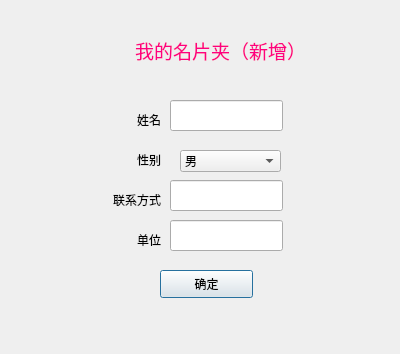
<?xml version="1.0" encoding="UTF-8"?>
<ui version="4.0">
 <class>Dialog</class>
 <widget class="QDialog" name="Dialog">
  <property name="geometry">
   <rect>
    <x>0</x>
    <y>0</y>
    <width>400</width>
    <height>354</height>
   </rect>
  </property>
  <property name="windowTitle">
   <string>Dialog</string>
  </property>
  <widget class="QLabel" name="ProjectName">
   <property name="geometry">
    <rect>
     <x>120</x>
     <y>30</y>
     <width>201</width>
     <height>41</height>
    </rect>
   </property>
   <property name="text">
    <string>&lt;html&gt;&lt;head/&gt;&lt;body&gt;&lt;p align=&quot;center&quot;&gt;&lt;span style=&quot; font-size:14pt; color:#ff007f;&quot;&gt;我的名片夹（新增）&lt;/span&gt;&lt;/p&gt;&lt;/body&gt;&lt;/html&gt;</string>
   </property>
  </widget>
  <widget class="QPushButton" name="conFrim">
   <property name="geometry">
    <rect>
     <x>160</x>
     <y>270</y>
     <width>93</width>
     <height>28</height>
    </rect>
   </property>
   <property name="text">
    <string>确定</string>
   </property>
  </widget>
  <widget class="QLabel" name="userName">
   <property name="geometry">
    <rect>
     <x>90</x>
     <y>110</y>
     <width>71</width>
     <height>20</height>
    </rect>
   </property>
   <property name="text">
    <string>&lt;html&gt;&lt;head/&gt;&lt;body&gt;&lt;p align=&quot;right&quot;&gt;姓名&lt;/p&gt;&lt;/body&gt;&lt;/html&gt;</string>
   </property>
  </widget>
  <widget class="QLineEdit" name="passwordEdit_2">
   <property name="geometry">
    <rect>
     <x>170</x>
     <y>180</y>
     <width>113</width>
     <height>31</height>
    </rect>
   </property>
  </widget>
  <widget class="QLineEdit" name="userNameEdit">
   <property name="geometry">
    <rect>
     <x>170</x>
     <y>100</y>
     <width>113</width>
     <height>31</height>
    </rect>
   </property>
  </widget>
  <widget class="QLabel" name="Contact">
   <property name="geometry">
    <rect>
     <x>100</x>
     <y>190</y>
     <width>61</width>
     <height>20</height>
    </rect>
   </property>
   <property name="text">
    <string>&lt;html&gt;&lt;head/&gt;&lt;body&gt;&lt;p align=&quot;right&quot;&gt;联系方式&lt;/p&gt;&lt;/body&gt;&lt;/html&gt;</string>
   </property>
  </widget>
  <widget class="QLabel" name="password">
   <property name="geometry">
    <rect>
     <x>100</x>
     <y>150</y>
     <width>61</width>
     <height>20</height>
    </rect>
   </property>
   <property name="text">
    <string>&lt;html&gt;&lt;head/&gt;&lt;body&gt;&lt;p align=&quot;right&quot;&gt;性别&lt;/p&gt;&lt;/body&gt;&lt;/html&gt;</string>
   </property>
  </widget>
  <widget class="QLabel" name="Address">
   <property name="geometry">
    <rect>
     <x>100</x>
     <y>230</y>
     <width>61</width>
     <height>20</height>
    </rect>
   </property>
   <property name="text">
    <string>&lt;html&gt;&lt;head/&gt;&lt;body&gt;&lt;p align=&quot;right&quot;&gt;单位&lt;/p&gt;&lt;/body&gt;&lt;/html&gt;</string>
   </property>
  </widget>
  <widget class="QLineEdit" name="passwordEdit_3">
   <property name="geometry">
    <rect>
     <x>170</x>
     <y>220</y>
     <width>113</width>
     <height>31</height>
    </rect>
   </property>
  </widget>
  <widget class="QComboBox" name="gentle">
   <property name="geometry">
    <rect>
     <x>180</x>
     <y>150</y>
     <width>101</width>
     <height>22</height>
    </rect>
   </property>
   <item>
    <property name="text">
     <string>男</string>
    </property>
   </item>
   <item>
    <property name="text">
     <string>女</string>
    </property>
   </item>
  </widget>
 </widget>
 <resources/>
 <connections/>
</ui>
